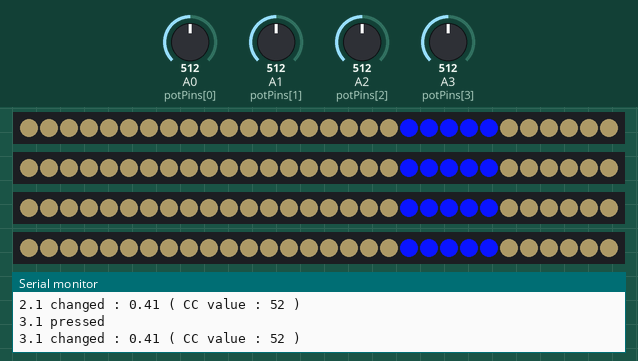
Bench run of a sketch on a simulated Arduino Leonardo, built with avr-gcc and run on an emulated ATmega32U4. Parts: 4 × 30 RGB LEDs in strip order, left to right, the last lines printed to the serial monitor. Inputs (shaded band) come from the test bench; at power-on: A0 (potPins[0]) = 512, A1 (potPins[1]) = 512, A2 (potPins[2]) = 512, A3 (potPins[3]) = 512. Dim RGB values are drawn brighter than linear.

Above: at 2.2 s.
2.3 s: A0 (potPins[0]) set to 33
At 3.5 s:
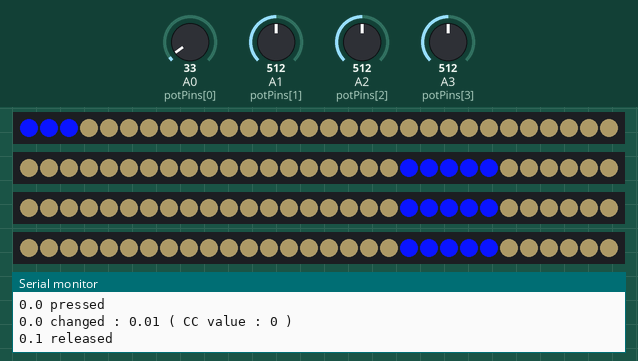
3.8 s: A0 (potPins[0]) set to 27
5.3 s: A1 (potPins[1]) set to 34
At 5.9 s:
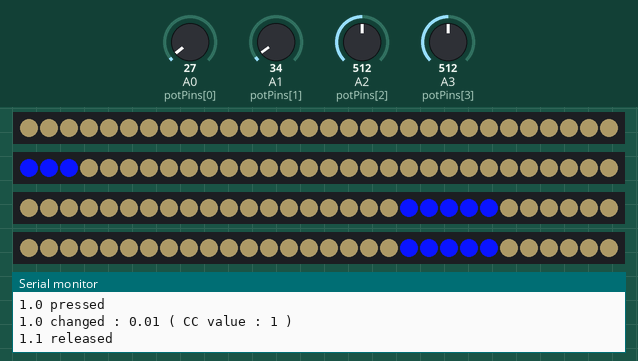
6.8 s: A1 (potPins[1]) set to 26
8.3 s: A2 (potPins[2]) set to 34
At 9.3 s:
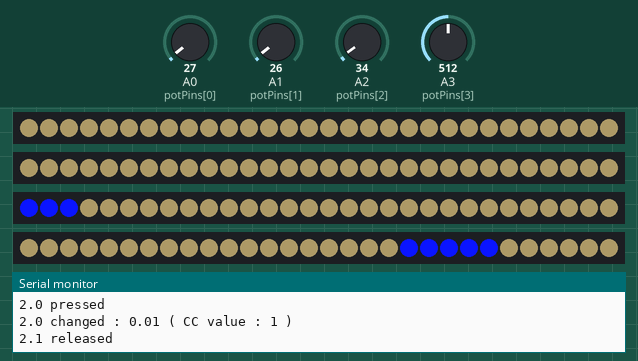
9.8 s: A2 (potPins[2]) set to 29
Timing chart, 0 to 12.3 s (numbered marks = the images above; inputs shaded):
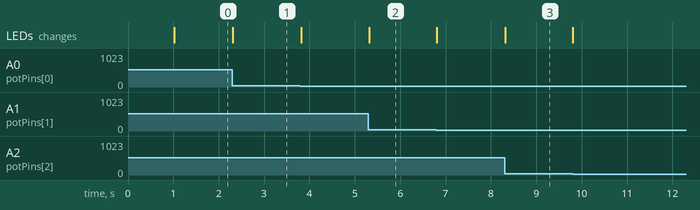

The sketch:

SoftPotLed.ino
```cpp
#include "FastLED.h"
#include "MIDIUSB.h"

#define CARTE_ID 1                              //Id de la carte pour changer les midi et CC automatiquement
//la premiere carte est ID 1, 2eme carte ID 2, etc.

#if CARTE_ID == 1
#define MIDI_START_NOTE 60                    //60 = C3 / Premiere note, puis les x suivantes seront incrémentées
#define CC_START_NUMBER  15                   //Premier controlChange
#define NUM_STICKS 4                         //Nombre de strips par carte
#define UPSIDE_DOWN 0                        //Pas inversé (partie basse)

#else if CARTE_ID == 2
#define MIDI_START_NOTE 72                  //1ere note de cette carte (72 = C4)
#define CC_START_NUMBER 23                    //1er CC de cette carte
#define NUM_STICKS 6                         //Nombre de strips par carte
#define UPSIDE_DOWN 1                       //Inversé (partie haute)
#endif

#define NUM_LEDS 30                            //Nombre de leds par strip
#define NUM_ZONES 2                           //Nombre de zones sur chaque strip
#define LED_TOLERANCE 2                       //Largeur de la zone bleue quand on appuie
#define MIDI_CHANNEL 15                       //Channel midi sur lequel envoyer les notes
#define CC_CHANNEL 16                         //Channel sur lequel envoyer les CC
#define RECEIVE_CHANNEL 14                    //Channel de reception des notes et CC

CRGB baseColor(51, 45, 30);                   //Couleur de base (blanc chaud)
CRGB overColor(10, 20, 255);                  //Couleur à la pression (bleu)
CRGB liveZoneColor(20, 100, 0);               //Couleur quand midi note arrive (vert)
CRGB liveCCColor(255, 60, 0);                //Couleur quand CC arrive (orange)

#if CARTE_ID == 1
const int potPins[NUM_STICKS] = {A0, A1, A2, A3};
#elif CARTE_ID == 2
const int potPins[NUM_STICKS] = {A0, A1, A2, A3, A4, A5};
#endif


//Ne pas trop toucher, filtrage du bruit de masse
const int noiseFilter = 30; //min value for mass noise default 30, values between 0-1024
const float noiseSmooth = .3f; //0 = no smooth, 1 = too much smooth (never use 1)
const float minChangeVal = .02f;


//Ne pas toucher
#define NUM_LEDS_PER_ZONE NUM_LEDS/NUM_ZONES  //auto calcul du nombre de leds par zone
#define TOTAL_ZONES NUM_STICKS*NUM_ZONES      //Automatique, ne pas changer

CRGB leds[NUM_STICKS][NUM_LEDS];


float stickZoneValues[NUM_STICKS][NUM_ZONES];
float liveCCValues[NUM_STICKS][NUM_ZONES];
bool liveZoneValues[NUM_STICKS][NUM_ZONES];

long pingTime;
long lastPing = 0;

//Control Change release mode
bool ccReleaseEnabled = false;


void setup() {
  // put your setup code here, to run once:
  Serial.begin(115200);
  delay(1000);
  for (int i = 0; i < NUM_STICKS; i++)
  {
    pinMode(potPins[i], INPUT);

    for (int j = 0; j < NUM_ZONES; j++)
    {
      stickZoneValues[i][j] = 0;
      liveZoneValues[i][j] = false;
      liveCCValues[i][j] = 0;
    }
  }

  FastLED.addLeds<WS2812B, 2 , GRB>(leds[0], NUM_LEDS);
  FastLED.addLeds<WS2812B, 3 , GRB>(leds[1], NUM_LEDS);
  FastLED.addLeds<WS2812B, 4 , GRB>(leds[2], NUM_LEDS);
  FastLED.addLeds<WS2812B, 5 , GRB>(leds[3], NUM_LEDS);
#if CARTE_ID == 2
  FastLED.addLeds<WS2812B, 6 , GRB>(leds[4], NUM_LEDS);
  FastLED.addLeds<WS2812B, 7 , GRB>(leds[5], NUM_LEDS);
#endif

  pingTime = 1000;
}

void loop() {

  processMIDI();

  for (int i = 0; i < NUM_STICKS; i++)
  {

    int val = analogRead(potPins[i]);

    if (val < noiseFilter) val = 0;
    val = map(val, noiseFilter, 1024, 0, 1024);

    //Simple 4 division to rectify linearity
    float t = 0;
    const int middle = 330;
    const int middleEnd =  530;

    if (val < middle) t = map(val, 0, middle, 0, 512);
    else if (val < middleEnd) t = map(val, middle, middleEnd, 512, 768);
    else t = map(val, middleEnd, 1024, 768, 1024);
    t /= 1024.;

#if UPSIDE_DOWN
    if (t > 0) t = 1 - t;
#endif

    //Zones
    int zone = floor(t * NUM_ZONES);


    for (int j = 0; j < NUM_ZONES; j++)
    {
      bool isOver = zone == j;
      float tZone = 0;
      if (isOver) tZone = min(max(fmod(t * NUM_ZONES, 1), 0), 1);

      int midiVal = tZone * 127;
      int midiNote = MIDI_START_NOTE + i * NUM_ZONES + j;
      int ccNumber = CC_START_NUMBER + i * NUM_ZONES + j;

      if (tZone != stickZoneValues[i][j])
      {
        bool forceSendChanged = false;

        if (tZone == 0)
        {
          stickZoneValues[i][j] = tZone;
          if (ccReleaseEnabled) forceSendChanged = true;

          Serial.print(i);
          Serial.print('.');
          Serial.print(j);
          Serial.println(" released");
          sendNoteOff(MIDI_CHANNEL, midiNote, 0); //Force note off to velocity 0

        } else if (stickZoneValues[i][j] == 0)
        {
          stickZoneValues[i][j] = tZone;
          forceSendChanged = true;
          Serial.print(i);
          Serial.print('.');
          Serial.print(j);
          Serial.println(" pressed");
          sendNoteOn(MIDI_CHANNEL, midiNote, 127);
        }

        int oldMidiVal = stickZoneValues[i][j] * 127;
        float tZoneSmoothed = stickZoneValues[i][j] + (tZone - stickZoneValues[i][j]) * (1 - noiseSmooth);
        int midiValSmoothed = tZoneSmoothed * 127;

        if (forceSendChanged ||
            (midiValSmoothed != oldMidiVal && abs(tZoneSmoothed - stickZoneValues[i][j]) > minChangeVal)
           )
        {
          stickZoneValues[i][j] = tZoneSmoothed;
          Serial.print(i);
          Serial.print('.');
          Serial.print(j);
          Serial.print(" changed : ");
          Serial.print(tZoneSmoothed);
          Serial.print(" ( CC value : ");
          Serial.print(midiValSmoothed);
          Serial.print(" )");
          Serial.println("");
          sendControlChange(CC_CHANNEL, ccNumber, midiValSmoothed);
        }

      }

      //LEDS

      int startLed = j * NUM_LEDS_PER_ZONE;
      int targetLed = stickZoneValues[i][j] * NUM_LEDS_PER_ZONE;
      int targetLiveLed = liveCCValues[i][j] * NUM_LEDS_PER_ZONE;

#if UPSIDE_DOWN
      startLed = NUM_LEDS_PER_ZONE - startLed - 1;
      targetLed = NUM_LEDS_PER_ZONE - targetLed - 1;
      targetLiveLed = NUM_LEDS_PER_ZONE - targetLiveLed - 1;
#endif

      bool pressActive = tZone > 0 && tZone < 1;
      bool liveCCActive = liveCCValues[i][j] > 0 && liveCCValues[i][j] <= 1;

      CRGB bgColor = liveZoneValues[i][j] ? liveZoneColor : baseColor;
      int ledTolerance = LED_TOLERANCE;
      if (liveCCActive) ledTolerance = 1;
      for (int k = 0; k < NUM_LEDS_PER_ZONE; k++)
      {

        bool isInTolerance = k >= targetLed - ledTolerance && k <= targetLed + ledTolerance;
        bool isInLiveTolerance = k >= targetLiveLed - ledTolerance && k <= targetLiveLed + ledTolerance;

        if (liveCCActive && isInLiveTolerance) leds[i][startLed + k] = liveCCColor;
        else if (pressActive & isInTolerance) leds[i][startLed + k] = overColor;
        else leds[i][startLed + k] = bgColor;
      }
    }
  }

  MidiUSB.flush();
  FastLED.show();
}


void sendNoteOn(byte channel, byte pitch, byte velocity) {
  channel--; //0-15 > 1-16
  midiEventPacket_t noteOn = {0x09, 0x90 | channel, pitch, velocity};
  MidiUSB.sendMIDI(noteOn);
}

void sendNoteOff(byte channel, byte pitch, byte velocity) {
  channel--;//0-15 > 1-16
  midiEventPacket_t noteOff = {0x08, 0x80 | channel, pitch, velocity};
  MidiUSB.sendMIDI(noteOff);
}

void sendControlChange(byte channel, byte control, byte value) {
  channel--; //0-15 > 1-16
  midiEventPacket_t event = {0x0B, 0xB0 | channel, control, value};
  MidiUSB.sendMIDI(event);
}

void processNoteOn(byte channel, byte pitch, byte velocity) {
  if (channel == RECEIVE_CHANNEL - 1)
  {
    int stick = (pitch - MIDI_START_NOTE) / NUM_ZONES;
    int zone = (pitch - MIDI_START_NOTE) - (stick * NUM_ZONES);
    liveZoneValues[stick][zone] = true;
  }
}

void processNoteOff(byte channel, byte pitch, byte velocity) {
  if (channel == RECEIVE_CHANNEL - 1)
  {
    int stick = (pitch - MIDI_START_NOTE) / NUM_ZONES;
    int zone = (pitch - MIDI_START_NOTE) - (stick * NUM_ZONES);
    liveZoneValues[stick][zone] = false;
  }
}


void processControlChange(byte channel, byte number, byte value) {
  if (channel == RECEIVE_CHANNEL - 1) //13 (0-15) = 14 (1-16)
  {
    if (number == 127)
    {
      if (value > 64) ccReleaseEnabled = true;
      else ccReleaseEnabled = false;

      Serial.print("CC Release ");
      Serial.println(ccReleaseEnabled ? "enabled" : "disabled");
    } else
    {
      int stick = (number - CC_START_NUMBER) / NUM_ZONES;
      int zone = (number - CC_START_NUMBER) - (stick * NUM_ZONES);

      Serial.print("Process CC ");
      Serial.print(stick);
      Serial.print(" ");
      Serial.print(zone);
      Serial.print(" ");

      if (stick < NUM_STICKS && zone < NUM_ZONES)
      {
        liveCCValues[stick][zone] = value * 1. / 127.;
        Serial.println(liveZoneValues[stick][zone]);
      } else
      {
        Serial.println("OUT !");
      }

    }
  }
}

void processMIDI()
{
  midiEventPacket_t rx = MidiUSB.read();
  switch (rx.header) {
    case 0:
      break; //No pending events

    case 0x9:
      processNoteOn(
        rx.byte1 & 0xF,  //channel
        rx.byte2,        //pitch
        rx.byte3         //velocity
      );
      break;

    case 0x8:
      processNoteOff(
        rx.byte1 & 0xF,  //channel
        rx.byte2,        //pitch
        rx.byte3         //velocity
      );
      break;

    case 0xB:
      processControlChange(
        rx.byte1 & 0xF,  //channel
        rx.byte2,        //control
        rx.byte3         //value
      );
      break;

    default:
      Serial.print("Unhandled MIDI message: ");
      Serial.print(rx.header, HEX);
      Serial.print("-");
      Serial.print(rx.byte1, HEX);
      Serial.print("-");
      Serial.print(rx.byte2, HEX);
      Serial.print("-");
      Serial.println(rx.byte3, HEX);
  }
}
```

Measured:
- after the input at 2.3 s, the LEDs: change at once (image 1)
- after the input at 5.3 s, the LEDs: change at once (image 2)
- after the input at 8.3 s, the LEDs: change at once (image 3)
